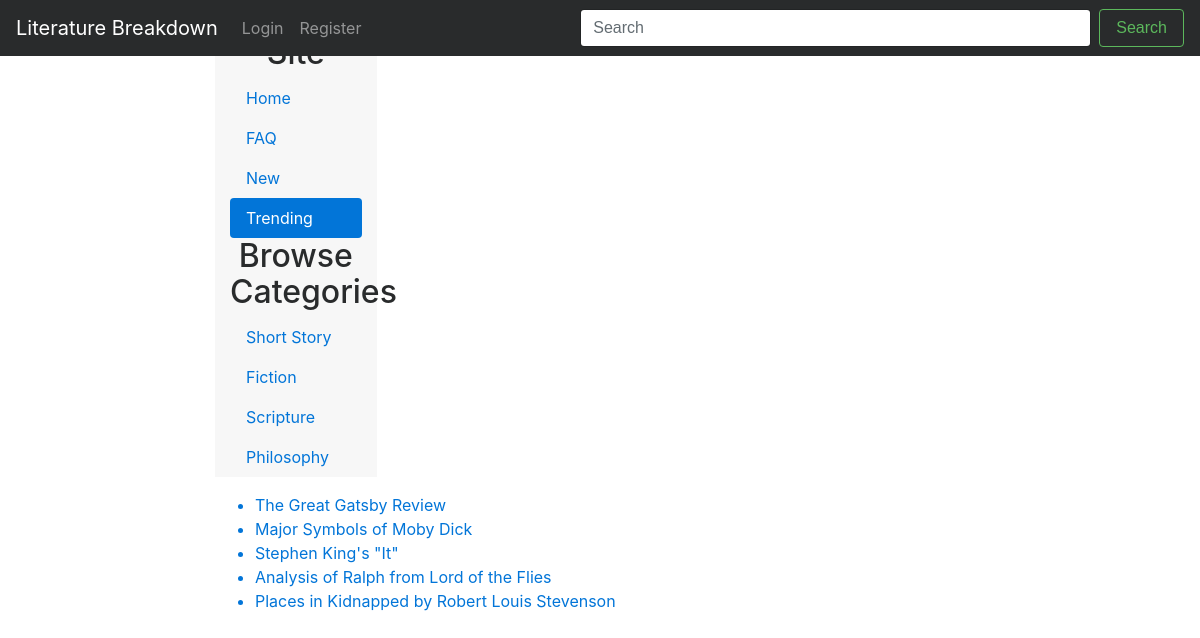
Before: /literaturebreakdown/trending/ with the older database file.
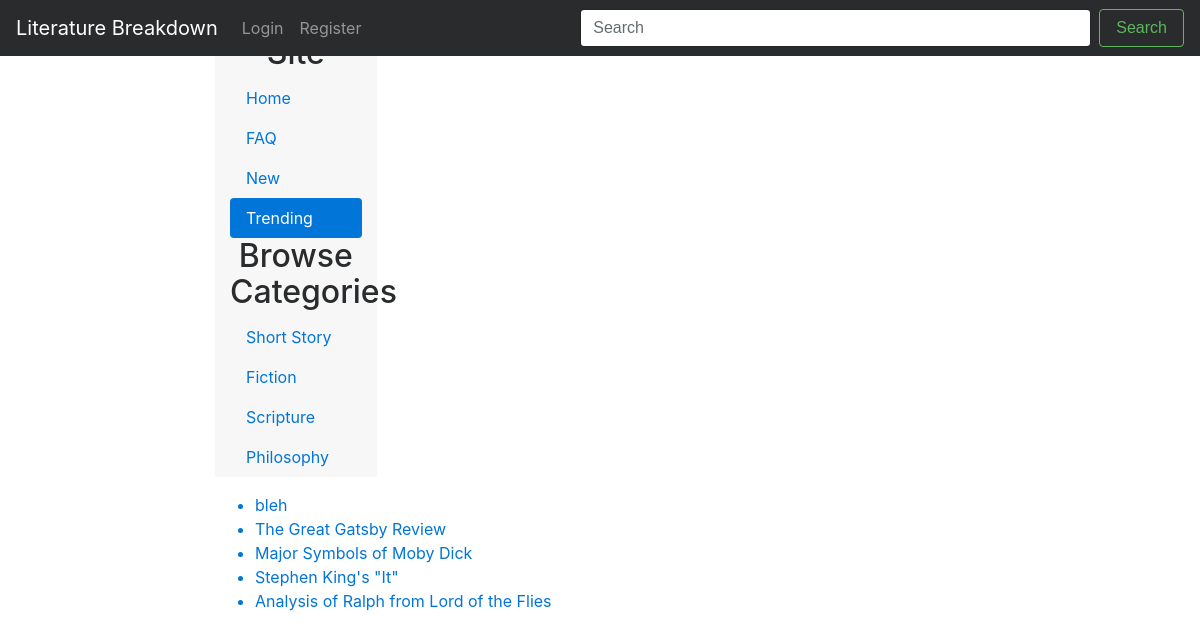
After: the same page with the newer database file.
### lit/models.py (models this page shows, shortened)
class Category(models.Model):
    name = models.CharField(max_length=50, unique=False)
    slug = models.SlugField()

class Article(models.Model):
    author = models.ForeignKey(UserProfile)
    date_published = models.CharField(max_length=8, unique=False)
    book = models.CharField(max_length=128, unique=False)
    views = models.IntegerField(default=0)
    title = models.CharField(max_length=128, unique=True)
    analysis = models.CharField(max_length=2500, unique=False)
    category = models.CharField(max_length=50)
    slug = models.SlugField()
    img = models.ImageField(upload_to='profile_images', blank=True)
    rating = models.FloatField(max_length=5.0, default=0.0)
    book_author = models.CharField(max_length=128, default="")
    book_published = models.CharField(max_length=128, default="")

### lit/views.py (the view)
def trending_articles(request):
    article_list_trending = Article.objects.order_by('-rating')[:5]
    category_list = Category.objects.all()
    context_dict = {'articles_trending' : article_list_trending,
                    'categories': category_list}
    return render(request, 'lit/trending.html', context=context_dict)

### templates/lit/trending.html (shortened to what this page needs)
<!DOCTYPE html>
{% extends 'lit/base.html' %}
{% load staticfiles %}
{% block body_block %}
	<div class="row">
	<div class="col-sm-9 offset-sm-3 col-md-10 offset-md-2 main">
		<nav class="col-sm-3 col-md-2 hidden-xs-down bg-faded sidebar">
		  <ul class="nav nav-pills flex-column">
			<li class="nav-item">
			<h2 style="text-align:center">Browse Site</h2>
			</li>
				<li class="nav-item">
				  <a class="nav-link" href="{% url 'index' %}">Home <span class="sr-only">(current)</span></a>
				</li>
				<li class="nav-item">
				  <a class="nav-link" href="{% url 'faq' %}">FAQ</a>
				</li>
				<li class="nav-item">
				  <a class="nav-link" href="{% url 'new' %}">New</a>
				</li>
				<li class="nav-item">
				  <a class="nav-link active" href="{% url 'trending' %}">Trending</a>
				</li>
			<li class="nav-item">
			<h2 style="text-align:center">Browse Categories</h2>
			</li>
			{% if categories %}
			  {% for category in categories %}
					<li class="nav-item">
					  <a class="nav-link" href="{% url 'show_category' category.slug %}">{{ category.name }}</a>
					</li>
			   {% endfor %}
			 {% else %}
				  <strong>There are no categories to show.</strong>
			{% endif %}
			 </ul>
		</nav>
		<div class="row marketing">
			<div class="col-lg-6">
				<p>
				{% if articles_trending %}
				<ul>
				{% for article in articles_trending %}
					<a href="{% url 'show_article' article.slug %}">
					<li>{{ article.title }}</li>
					</a>
				{% endfor %}
				</ul>
				{% else %}
				<strong>There are no trending articles to show.</strong>
				{% endif %}
				</p>
			</div>
		</div>
	</div>
	</div>
{% endblock %}

Changed rows visible on the page:
no longer on this page (row unchanged): Article: title "Places in Kidnapped by Robert Louis Stevenson"
now on this page (row edited): Article: title "bleh"
